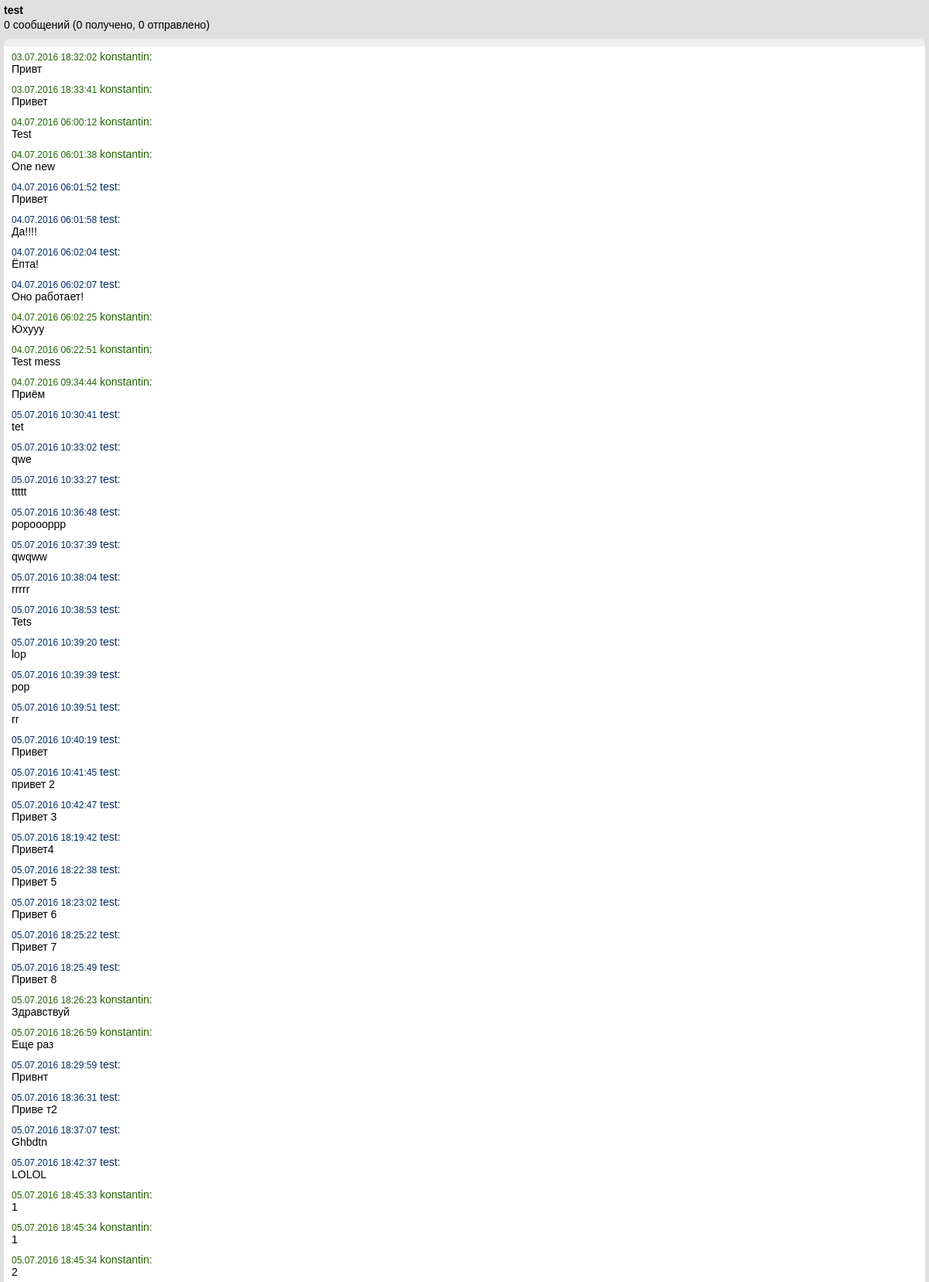
Screenshot of /dialogs/chat/1/ (signed in, upper part) with the database file from the repository.
### dialogs/models.py (models this page shows, shortened)
class Thread(models.Model):
    name = models.TextField(blank=True)
    participants = models.ManyToManyField(User)
    last_message = models.DateTimeField(null=True, blank=True, db_index=True)
    def get_participants_list_usernames(self):
        ret = []
        participants = self.participants.all()[:]
        for participant in participants:
            ret.append(participant.username)
        return ret
    def get_name_for_current_user(self, user):
        if self.name:
            return self.name
        participant_list = self.get_participants_list_usernames()
        participant_list.remove(user.username)
        return ", ".join(participant_list)

class Message(models.Model):
    text = models.TextField()
    sender = models.ForeignKey(User)
    thread = models.ForeignKey(Thread)
    datetime = models.DateTimeField(auto_now_add=True, db_index=True)
    has_read = models.BooleanField(default=False)

### dialogs/views.py (the view)
# urls.py: url(r'^chat/(?P<thread_id>\d+)/$', views.chat_view, name='chat'),
@login_required
def chat_view(request, thread_id):
    thread = get_object_or_404(
        Thread,
        id=thread_id,
        participants__id=request.user.id
    )
    messages_info = get_messages_info(request.user.id, thread_id)
    messages = thread.message_set.order_by("-datetime")[:]
    tz = request.COOKIES.get("timezone")
    if tz:
        timezone.activate(pytz.timezone(tz))
    clear_users_thread_unread_messages(thread, request.user)
    return render(request, 'chat.html', {
        "thread": thread,
        "thread_messages": messages,
        "messages_total": messages_info['total'],
        "messages_sent": messages_info['sent'],
        "messages_received": messages_info['received'],
    })

### dialogs/templatetags/pluralize.py (called while the page is built)
@register.filter
def rupluralize(value, arg):
    args = arg.split(",")
    try:
        number = abs(int(value))
    except TypeError:
        number = 0
    a = number % 10
    b = number % 100
    if (a == 1) and (b != 11):
        return args[0]
    elif (a >= 2) and (a <= 4) and ((b < 10) or (b >= 20)):
        return args[1]
    else:
        return args[2]

### dialogs/templatetags/threads.py (called while the page is built)
@register.simple_tag(takes_context=True)
def dialog_name(context, thread):
    return thread.get_name_for_current_user(context['user'])

### dialogs/utils.py (called while the page is built)
def get_messages_info(user_id, thread_id):
    user_id = str(user_id)
    thread_id = str(thread_id)
    ret = {}
    r = redis.StrictRedis()
    ret['total'] = r.hget(
        "thread_{}_messages".format(thread_id),
        "total_messages"
    )
    ret['sent'] = r.hget(
        "thread_{}_messages".format(thread_id),
        "from_{}".format(user_id)
    )
    if ret['total']:
        ret['total'] = int(ret['total'])
    else:
        ret['total'] = 0
    if ret['sent']:
        ret['sent'] = int(ret['sent'])
    else:
        ret['sent'] = 0
    ret['received'] = ret['total'] - ret['sent']
    return ret

def clear_users_thread_unread_messages(thread, user):
    r = redis.StrictRedis()
    r.hset(
        "thread_{}_messages".format(thread.id),
        "user_{}_unread_msg_count".format(user.username),
        0
    )

### dialogs/templates/chat.html (shortened to what this page needs)
{% extends "base.html" %}
{% load threads %}
{% block content %}
{% load pluralize %}
<div class="chat">
  <div class="dialog-name">
    <p class="name">{% dialog_name thread %}</p>
    <p class="messages"><span class="total">{{ messages_total }}</span> {{ messages_total|rupluralize:"сообщение,сообщения,сообщений" }} (<span class="received">{{ messages_received }}</span> получено, <span class="sent">{{ messages_sent }}</span> отправлено)</p>
  </div>
  <div class="conversation">
    <div class="mess-old">
      {% for message in thread_messages reversed %}
        {% include "includes/message.html" %}
      {% endfor %}
    </div>
  </div>
</div>
{% endblock content %}

### dialogs/templates/includes/message.html
<div id="{{ message.id }}" class="message {% if not message.has_read %}not_read{% endif %}">
  <div class="author {% if message.sender == user %}we{% else %}partner{% endif %}">
    <span class="datetime">{{ message.datetime|date:"d.m.Y H:i:s" }}</span> {{ message.sender }}:
  </div>
  <p class="message">{{ message.text|linebreaksbr }}</p>
</div>

### dialogs/static/dialogs/privatemessages.css (style rules this page uses)
html, body { height: 100%; margin: 0; }
body { font-family: Geneva, Arial, Helvetica, sans-serif; font-size: 14px; color: #000; background: #fff; }
div.chat { height: 100%; min-height: 400px; min-width: 600px; position: relative; background-color: #e0e0e0; }
div.chat div.dialog-name { height: 50px; padding: 5px; }
div.chat div.dialog-name p { margin: 0; }
div.chat div.dialog-name p.name { font-weight: bold; margin-bottom: 3px; }
div.chat div.conversation { position: absolute; top: 50px; left: 5px; right: 5px; bottom: 140px; overflow: auto; padding: 0 5px; border-style: solid; border-color: #eee; border-width: 10px 0; background-color: #fff; -webkit-border-radius: 7px; -moz-border-radius: 7px; border-radius: 7px; }
div.chat div.conversation div.message { padding: 5px; }
div.chat div.conversation div.message p, div { margin: 0; }
div.chat div.conversation div.message div.author.partner { color: #002c64; }
div.chat div.conversation div.message div.author.we { color: #216300; }
div.chat div.conversation div.message div.author span.datetime { font-size: 12px; }

### rows the page displays
Thread: name+id "test"
Message: datetime "03.07.2016 18:32:02", sender "konstantin", text "Привт"
Message: datetime "03.07.2016 18:33:41", sender "konstantin", text "Привет"
Message: datetime "04.07.2016 06:00:12", sender "konstantin", text "Test"
Message: datetime "04.07.2016 06:01:38", sender "konstantin", text "One new"
Message: datetime "04.07.2016 06:01:52", sender "test", text "Привет"
Message: datetime "04.07.2016 06:01:58", sender "test", text "Да!!!!"
Message: datetime "04.07.2016 06:02:04", sender "test", text "Ёпта!"
Message: datetime "04.07.2016 06:02:07", sender "test", text "Оно работает!"
Message: datetime "04.07.2016 06:02:25", sender "konstantin", text "Юхууу"
Message: datetime "04.07.2016 06:22:51", sender "konstantin", text "Test mess"
Message: datetime "04.07.2016 09:34:44", sender "konstantin", text "Приём"
Message: datetime "05.07.2016 10:30:41", sender "test", text "tet"
Message: datetime "05.07.2016 10:33:02", sender "test", text "qwe"
Message: datetime "05.07.2016 10:33:27", sender "test", text "ttttt"
Message: datetime "05.07.2016 10:36:48", sender "test", text "popoooppp"
Message: datetime "05.07.2016 10:37:39", sender "test", text "qwqww"
Message: datetime "05.07.2016 10:38:04", sender "test", text "rrrrr"
Message: datetime "05.07.2016 10:38:53", sender "test", text "Tets"
Message: datetime "05.07.2016 10:39:20", sender "test", text "lop"
Message: datetime "05.07.2016 10:39:39", sender "test", text "pop"
Message: datetime "05.07.2016 10:39:51", sender "test", text "rr"
Message: datetime "05.07.2016 10:40:19", sender "test", text "Привет"
Message: datetime "05.07.2016 10:41:45", sender "test", text "привет 2"
Message: datetime "05.07.2016 10:42:47", sender "test", text "Привет 3"
Message: datetime "05.07.2016 18:19:42", sender "test", text "Привет4"
Message: datetime "05.07.2016 18:22:38", sender "test", text "Привет 5"
Message: datetime "05.07.2016 18:23:02", sender "test", text "Привет 6"
Message: datetime "05.07.2016 18:25:22", sender "test", text "Привет 7"
Message: datetime "05.07.2016 18:25:49", sender "test", text "Привет 8"
Message: datetime "05.07.2016 18:26:23", sender "konstantin", text "Здравствуй"
Message: datetime "05.07.2016 18:26:59", sender "konstantin", text "Еще раз"
Message: datetime "05.07.2016 18:29:59", sender "test", text "Привнт"
Message: datetime "05.07.2016 18:36:31", sender "test", text "Приве т2"
Message: datetime "05.07.2016 18:37:07", sender "test", text "Ghbdtn"
Message: datetime "05.07.2016 18:42:37", sender "test", text "LOLOL"
Message: datetime "05.07.2016 18:45:33", sender "konstantin", text "1"
Message: datetime "05.07.2016 18:45:34", sender "konstantin", text "1"
Message: datetime "05.07.2016 18:45:34", sender "konstantin", text "2"

### other values shown
{{ messages_total }} "0"
{{ messages_total|rupluralize:"сообщение,сообщения,сообщений" }} "сообщений"
{{ messages_received }} "0"
{{ messages_sent }} "0"
